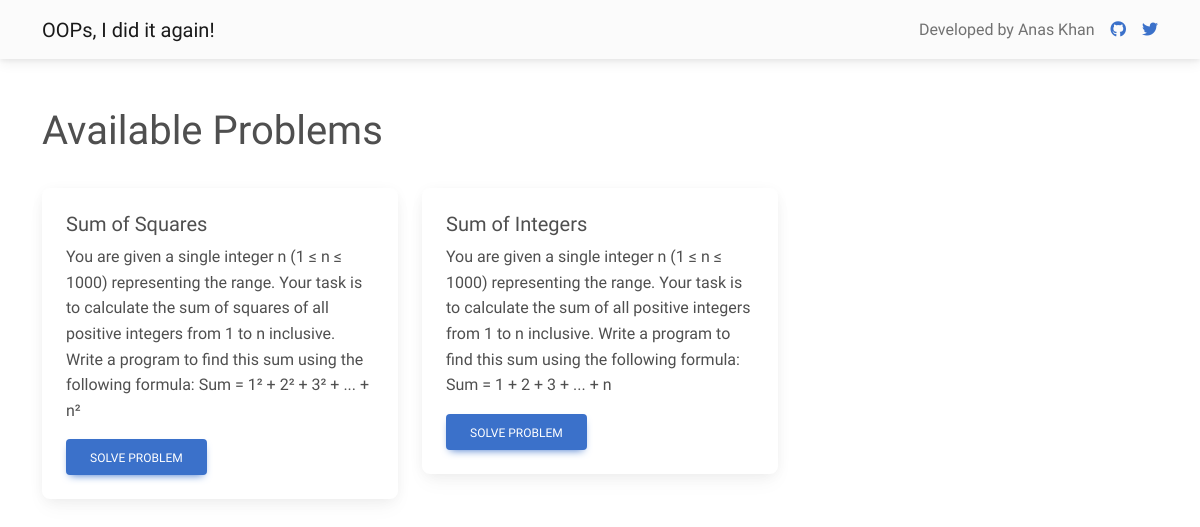
Before: / with the older database file.
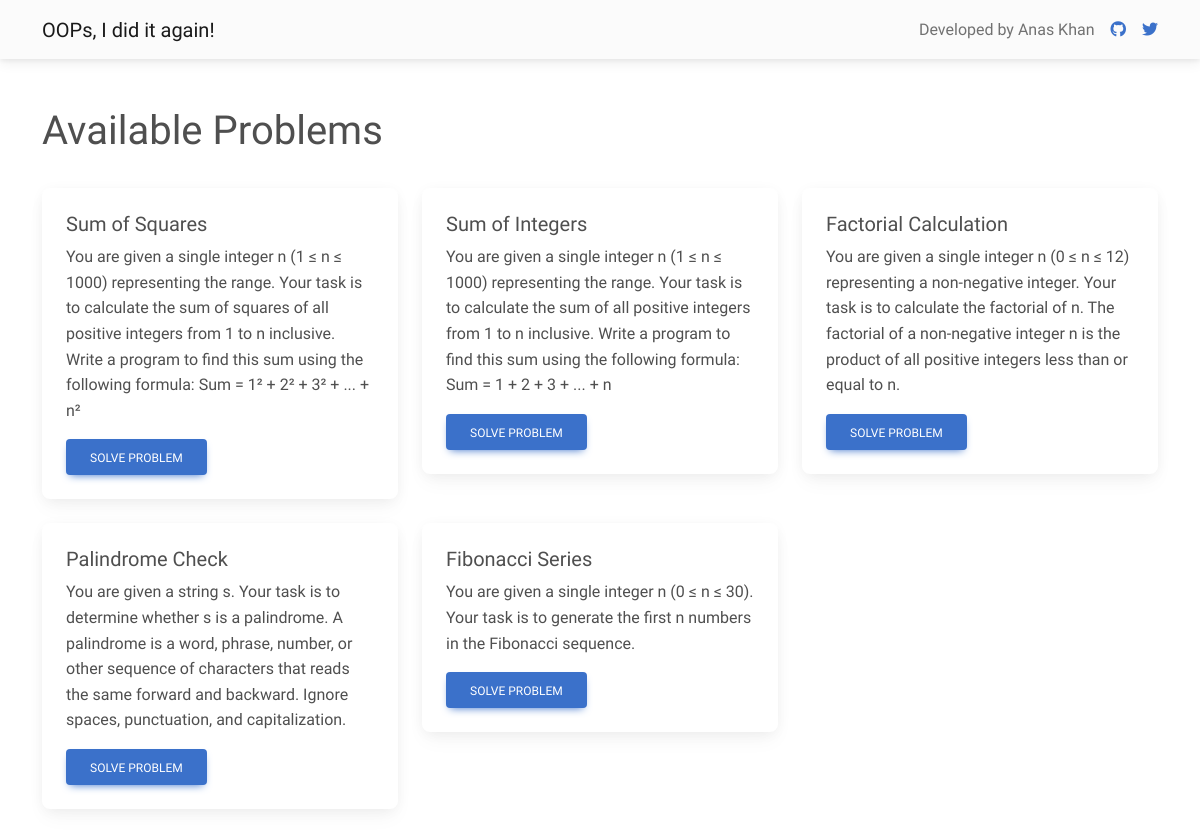
After: the same page with the newer database file.
### tables this page shows
CREATE TABLE problems (
        problem_id INTEGER PRIMARY KEY,
        problem_name TEXT,
        problem_description TEXT,
        test_cases TEXT,
        constraints TEXT,
        boiler_code_python TEXT,
        function_call_python TEXT,
        boiler_code_cpp TEXT,
        function_call_cpp TEXT,
        boiler_code_java TEXT,
        function_call_java TEXT,
        testing_code TEXT
    );

### app.py (the view)
@app.route('/')
def index():
    problems = db.execute("SELECT * from problems")
    return render_template('index.html',problems=problems)

### app.py (called while the page is built)
@app.before_request
def log_request_info():
    ip_address = request.remote_addr
    user_agent = request.headers.get('User-Agent')
    http_method = request.method
    url = request.url
    db.execute("INSERT INTO request_logs (ip_address, user_agent, http_method, url) VALUES (? ,? ,? , ?)",
    ip_address, user_agent, http_method, url)

### templates/index.html (shortened to what this page needs)
<!DOCTYPE html>
<html lang="en">
    <head>
        <link href="https://cdnjs.cloudflare.com/ajax/libs/font-awesome/6.0.0/css/all.min.css" rel="stylesheet">
        <link href="https://cdnjs.cloudflare.com/ajax/libs/mdb-ui-kit/6.4.2/mdb.min.css" rel="stylesheet">
    </head>
    <body style="font-family: 'Gabarito', sans-serif;">
        <nav class="navbar navbar-expand-lg navbar-light bg-light">
            <div class="container d-flex justify-content-between">
                <a class="navbar-brand" href="/">OOPs, I did it again!</a>
                <div class="d-flex justify-content-center align-items-center">
                    <p class="navbar-text m-0 me-3">Developed by Anas Khan</p>
                    <a href="https://github.com/anxkhn" target="_blank" class="me-3">
                        <i class="fab fa-github"></i>
                    </a>
                    <a href="https://twitter.com/anxkhn" target="_blank">
                        <i class="fab fa-twitter"></i>
                    </a>
                </div>
            </div>
        </nav>
        <div class="container my-5">
            <h1 style="font-family: 'Gabarito', sans-serif;">Available Problems</h1>
            <br>
            <div class="row"> {% for problem in problems %} <div class="col-md-4 mb-4">
                    <div class="card">
                        <div class="card-body">
                            <h5 class="card-title">{{ problem.problem_name }}</h5>
                            <p class="card-text">{{ problem.problem_description }}</p>
                            <a href="/problems/{{ problem.problem_id }}" class="btn btn-primary">Solve Problem</a>
                        </div>
                    </div>
                </div> {% endfor %} </div>
        </div>
    </body>
</html>

### templates/index.html (style rules this page uses)
.card { font-family: 'Gabarito', sans-serif; }

Changed rows visible on the page:
added problems: problem_name "Factorial Calculation", problem_description "You are given a single integer n (0 ≤ n ≤ 12) representing a non-negative integer. Your task is to calculate the factorial of n. The factorial of a non-negative integer n is the product of all positive integers less than or equal to n."
added problems: problem_name "Palindrome Check", problem_description "You are given a string s. Your task is to determine whether s is a palindrome. A palindrome is a word, phrase, number, or other sequence of characters that reads the same forward and backward. Ignore spaces, punctuation, and capitalization."
added problems: problem_name "Fibonacci Series", problem_description "You are given a single integer n (0 ≤ n ≤ 30). Your task is to generate the first n numbers in the Fibonacci sequence."
